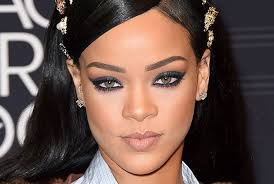
#> input picture data/images/face4.jpeg, 274 x 184 px
$ python spaces.py
#> lines starting #> are read from the running program, lines starting #| are printed output that depends on the picture
import cv2 as cv
import matplotlib.pyplot as plt


img = cv.imread('data/images/face4.jpeg')
#> img is the input picture: shape (184, 274, 3); mean B, G, R 74.3, 81.9, 104.3
cv.imshow('Face', img)

# plt.imshow(img)
# plt.show()

# BGR to GRAYSCALE
gray = cv.cvtColor(img, cv.COLOR_BGR2GRAY)
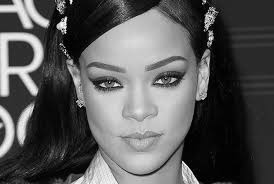
#> gray: shape (184, 274); min 0, max 254, mean 87.7
cv.imshow('Grayed', gray)

# BGR to HSV
hsv = cv.cvtColor(img, cv.COLOR_BGR2HSV)
#> hsv: shape (184, 274, 3); mean H, S, V 64.7, 89.8, 105.9
cv.imshow('HSV', hsv)

# BGR to LAB (L*a*b)
lab = cv.cvtColor(img, cv.COLOR_BGR2LAB)
#> lab: shape (184, 274, 3); mean of channels 0, 1, 2 89.9, 135.7, 135.2
cv.imshow('LAB', lab)

# BGR to RGB
rgb = cv.cvtColor(img, cv.COLOR_BGR2RGB)
cv.imshow('RGB', rgb)

# HSV to BGR
hsv_bgr = cv.cvtColor(hsv, cv.COLOR_HSV2BGR)
cv.imshow('HSV--BGR', hsv_bgr)


cv.waitKey(0)

$ run again, with data/images/face1.jpeg copied over data/images/face4.jpeg
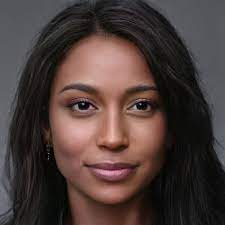
#> input picture data/images/face1.jpeg, 225 x 225 px
#> img is the input picture: shape (225, 225, 3); mean B, G, R 57.9, 60.9, 76.4
#> `gray = cv.cvtColor(img, cv.COLOR_BGR2GRAY)`:
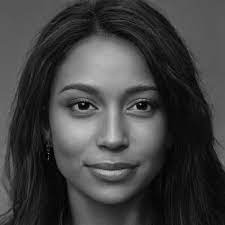
#> gray: shape (225, 225); min 0, max 207, mean 65.2
#> hsv: shape (225, 225, 3); mean H, S, V 45.6, 62.1, 77.9
#> lab: shape (225, 225, 3); mean of channels 0, 1, 2 67.7, 134.1, 132.3

$ run again, with data/images/face2.jpeg copied over data/images/face4.jpeg
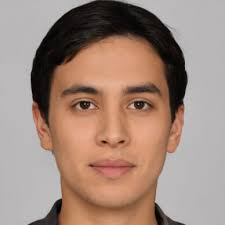
#> input picture data/images/face2.jpeg, 225 x 225 px
#> img is the input picture: shape (225, 225, 3); mean B, G, R 123.8, 136, 160.2
#> `gray = cv.cvtColor(img, cv.COLOR_BGR2GRAY)`:
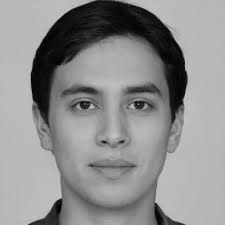
#> gray: shape (225, 225); min 0, max 204, mean 141.9
#> hsv: shape (225, 225, 3); mean H, S, V 74.6, 63.8, 160.3
#> lab: shape (225, 225, 3); mean of channels 0, 1, 2 147.4, 136, 138.5

$ run again, with data/images/face5.jpeg copied over data/images/face4.jpeg
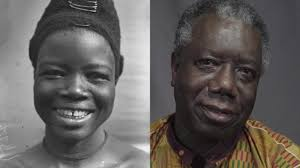
#> input picture data/images/face5.jpeg, 300 x 168 px
#> img is the input picture: shape (168, 300, 3); mean B, G, R 93.2, 95.3, 99.3
#> `gray = cv.cvtColor(img, cv.COLOR_BGR2GRAY)`:
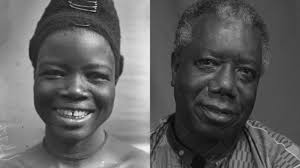
#> gray: shape (168, 300); min 5, max 244, mean 96.3
#> hsv: shape (168, 300, 3); mean H, S, V 37.8, 23.4, 99.9
#> lab: shape (168, 300, 3); mean of channels 0, 1, 2 102, 129.4, 129.8
